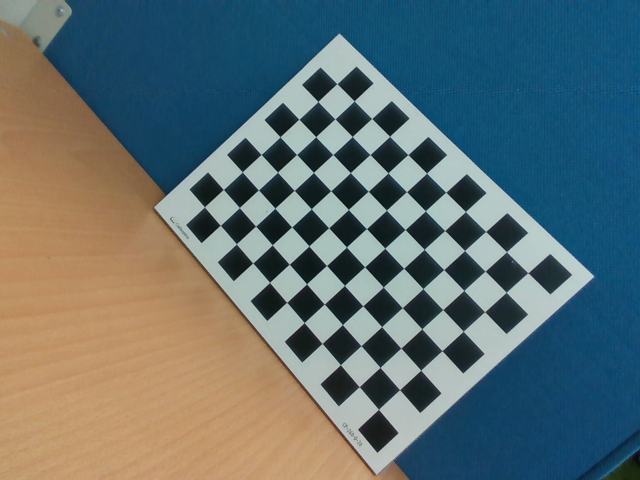
#> input picture CheckBoardImageCorrection/10_Color.png, 640 x 480 px; its folder holds only this picture in this run
$ python CameraCorrection.py
#> lines starting #> are read from the running program, lines starting #| are printed output that depends on the picture; after the words box and inside, x2 and y2 are one past the last pixel; in counts of white or black regions, pixels touching at a corner belong together
import numpy as np
import time
import cv2
import cv2.aruco as aruco
import matplotlib.pyplot as plt
from mpl_toolkits.mplot3d import Axes3D
import yaml
import warnings
import pyrealsense2 as rs
import glob
import matplotlib.pyplot as plt
import matplotlib.animation as animation
from matplotlib.widgets import Button
import os
from itertools import combinations, product

# 準備標定板
rows, cols = 8, 11
objp = np.zeros((rows * cols, 3), np.float32)
objp[:, :2] = np.mgrid[0:rows, 0:cols].T.reshape(-1, 2)

# 儲存標定板的三維點和二維點
objpoints = []  # 三維點
imgpoints = []  # 二維點
image_list = []  # list of all images

# 擷取多張影像
images = glob.glob('.\\CheckBoardImageCorrection\\*')  # 放入你的影像路徑列表

for fname in images:
    img = cv2.imread(fname)
#> img is the input picture: shape (480, 640, 3); mean B, G, R 112.1, 111.1, 96.4
    gray = cv2.cvtColor(img, cv2.COLOR_BGR2GRAY)
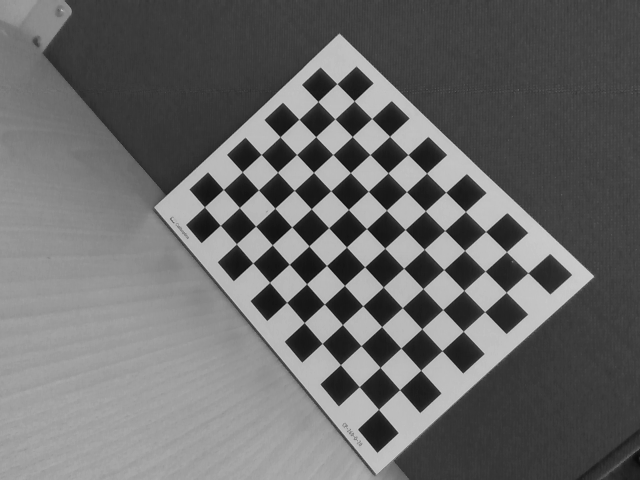
#> gray: shape (480, 640); min 10, max 208, mean 106.8

    # Find chessboard corners
    ret, corners = cv2.findChessboardCorners(gray, (8,11), None)
#> ret = True; corners = 88 rows, first 8: [527.9, 272.7], [506.3, 292.3], [484.6, 311.7], [463.3, 331.2], [442.1, 350.6], [420.7, 370.3], [399.6, 389.7], [378.5, 409.4]

    if ret:
        image_list.append(img)
        objpoints.append(np.zeros((np.prod((8,11)), 3), dtype=np.float32))
        objpoints[-1][:, :2] = np.mgrid[0:(8,11)[0], 0:(8,11)[1]].T.reshape(-1, 2)*20

        criteria = (cv2.TERM_CRITERIA_EPS + cv2.TERM_CRITERIA_MAX_ITER, 30, 0.001)
        corners2 = cv2.cornerSubPix(gray, corners, (11, 11), (-1, -1), criteria)
#> corners2 = 88 rows, first 8: [527.9, 272.7], [506.2, 292.3], [484.6, 311.7], [463.3, 331.2], [442, 350.6], [420.7, 370.2], [399.6, 389.7], [378.5, 409.3]
        cv2.drawChessboardCorners(img, (8,11), corners2, ret)
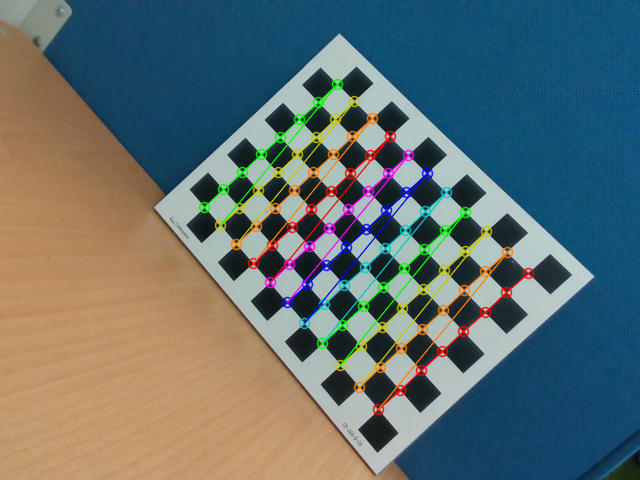
#> img: shape (480, 640, 3); 5.25% of pixels changed, all inside (x1, y1, x2, y2) = (198, 78, 535, 416)
        cv2.imshow('iomg', img)
        filename_without_extension = os.path.splitext(fname)[0]
        full_path = os.path.normpath(os.path.join(os.getcwd(), filename_without_extension))
        now = os.getcwd()
        print(full_path+'_chessboard.png')
        cv2.imwrite(full_path+'_chessboard.png', img)
        cv2.waitKey(500)
        imgpoints.append(corners2)
    else:
        print(f"Chessboard corners not found in {fname}. Skipping this image.")
        imgpoints.append(None)

# Assuming you have object_points and image_points ready
# Perform camera calibration

ret, camera_matrix, dist_coeffs, rvecs, tvecs = cv2.calibrateCamera(objectPoints=objpoints,
                                                                    imagePoints=imgpoints,
                                                                    imageSize=(img.shape[1], img.shape[0]),
                                                                    cameraMatrix=None,
                                                                    distCoeffs=None)
#> ret = 0.0414; camera_matrix = [[606.5, 0, 330.7], [0, 607.7, 242.3], [0, 0, 1]]; dist_coeffs = [[-0.0651, 2.28, 0.00161, 0.00219, -10.53]]; rvecs = ([0.126, 0.28, 2.38],); tvecs = ([136, 20.92, 422.1],)
transformation_matrices = []
common_transformation_matrix = np.eye(4)
for rvec, tvec in zip(rvecs, tvecs):
    # Compute the rotation matrix R and translation vector t from extrinsic parameters
    R, _ = cv2.Rodrigues(rvec)

    # Construct the transformation matrix T (4x4 homogeneous transformation matrix)
    T = np.eye(4)
    T[:3, :3] = R
    T[:3, 3] = tvec.T

    # Append the transformation matrix to the list
    transformation_matrices.append(T)

    # Compute the combined transformation matrix
    for T in transformation_matrices:
        common_transformation_matrix = np.dot(common_transformation_matrix, T)
#> this loop made 1 pass
#> (rvec, tvec) on pass 1: ([0.126, 0.28, 2.38], [136, 20.92, 422.1])
#> after the loop, transformation_matrices = [[[-0.735, -0.657, 0.169, 136], [0.678, -0.716, 0.166, 20.92], [0.0123, 0.236, 0.972, 422.1], [0, 0, 0, 1]]]

        # output would be a transformation matrix to common world coordinate system
    # output would be a transformation matrix to common world coordinate system
# 儲存校正參數到 YAML 文件
calibration_data = {
    'camera_matrix': camera_matrix.tolist(),
    'dist_coeff': dist_coeffs.tolist(),
}
#> calibration_data = {'camera_matrix': [[606.5, 0, 330.7], [0, 607.7, 242.3], [0, 0, 1]], 'dist_coeff': [[-0.0651, 2.28, 0.00161, 0.00219, -10.53]]}

with open('calibration.yaml', 'w') as file:
    yaml.dump(calibration_data, file)

$ run again, on CheckBoardImageCorrection/3_Color.png
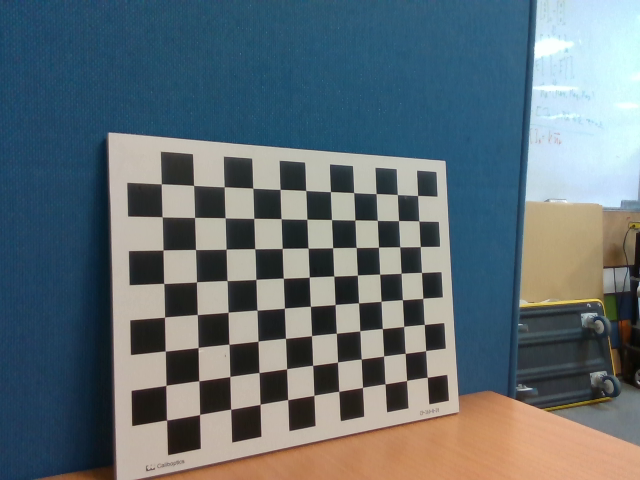
#> input picture CheckBoardImageCorrection/3_Color.png, 640 x 480 px
#> img is the input picture: shape (480, 640, 3); mean B, G, R 116.3, 110.5, 97.6
#> `gray = cv2.cvtColor(img, cv2.COLOR_BGR2GRAY)`:
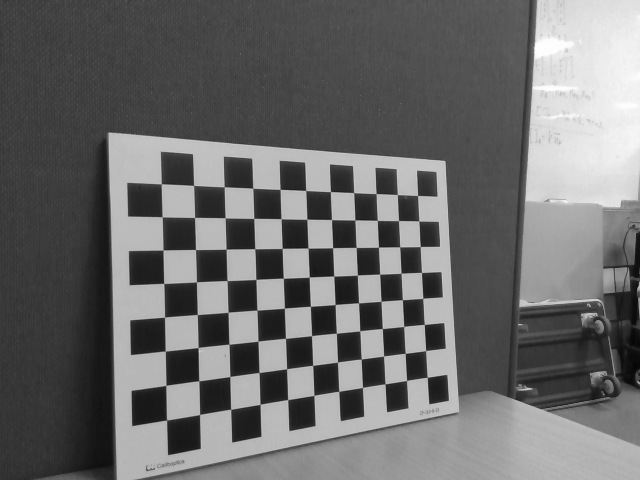
#> gray: shape (480, 640); min 5, max 253, mean 107.2
#> `ret, corners = cv2.findChessboardCorners(gray, (8,11), None)`: ret = True; corners = 88 rows, first 8: [417.8, 195.3], [419, 221], [420.3, 246.6], [421.6, 272.4], [423.3, 297.8], [424.2, 324.4], [425.9, 350.5], [427.1, 377.1]
#> corners2 = 88 rows, first 8: [417.6, 195.5], [418.8, 220.9], [420.3, 246.6], [421.5, 272.4], [422.7, 298.3], [424.3, 324.4], [425.6, 350.6], [427.2, 377.3]
#> `cv2.drawChessboardCorners(img, (8,11), corners2, ret)`:
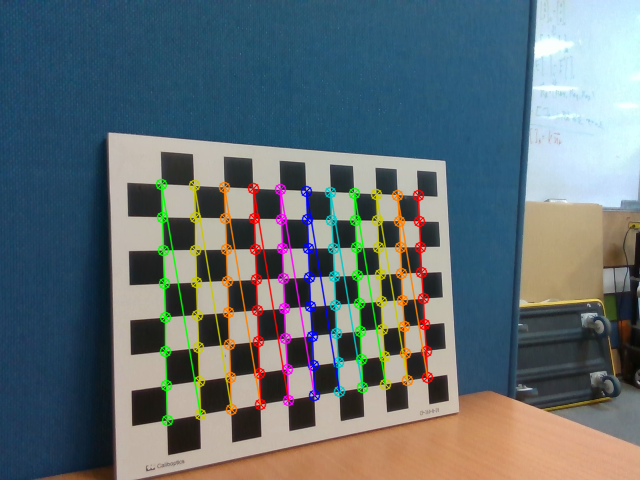
#> img: shape (480, 640, 3); 6.27% of pixels changed, all inside (x1, y1, x2, y2) = (155, 178, 434, 427)
#> `ret, camera_matrix, dist_coeffs, rvecs, tvecs = cv2.calibrateCamera(ob..`: ret = 0.0696; camera_matrix = [[559.5, 0, 329.7], [0, 568.7, 244.8], [0, 0, 1]]; dist_coeffs = [[-0.0134, 0.924, 4.51e-05, 0.00308, -3.17]]; rvecs = ([-0.46, -0.358, 1.5],); tvecs = ([69.72, -38.48, 444.2],)
#> the loop `for rvec, tvec in zip(rvecs, tvecs):` made 1 pass
#> (rvec, tvec) on pass 1: ([-0.46, -0.358, 1.5], [69.72, -38.48, 444.2])
#> after the loop `for rvec, tvec in zip(rvecs, tvecs):`: transformation_matrices = [[[0.0421, -0.865, -0.499, 69.72], [0.998, 0.0085, 0.0693, -38.48], [-0.0558, -0.501, 0.864, 444.2], [0, 0, 0, 1]]]
#> calibration_data = {'camera_matrix': [[559.5, 0, 329.7], [0, 568.7, 244.8], [0, 0, 1]], 'dist_coeff': [[-0.0134, 0.924, 4.51e-05, 0.00308, -3.17]]}

$ run again, on CheckBoardImageCorrection/4_Color.png
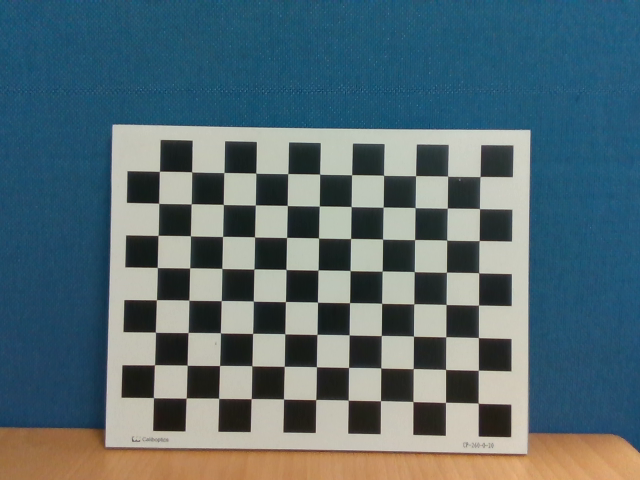
#> input picture CheckBoardImageCorrection/4_Color.png, 640 x 480 px
#> img is the input picture: shape (480, 640, 3); mean B, G, R 114.3, 107.4, 86.3
#> `gray = cv2.cvtColor(img, cv2.COLOR_BGR2GRAY)`:
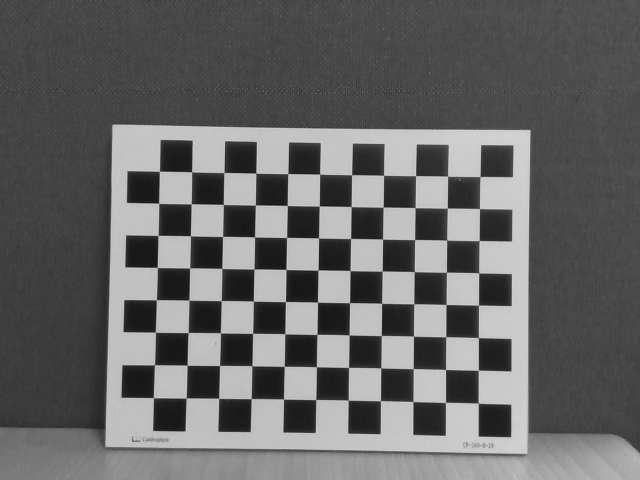
#> gray: shape (480, 640); min 20, max 213, mean 101.8
#> `ret, corners = cv2.findChessboardCorners(gray, (8,11), None)`: ret = True; corners = 88 rows, first 8: [480.1, 176.5], [479.5, 208.6], [479.3, 240.4], [478.7, 272.8], [478.6, 305.1], [478.4, 337.6], [478.4, 370.2], [478.3, 403.2]
#> corners2 = 88 rows, first 8: [480, 176.5], [479.5, 208.6], [479.1, 240.6], [478.7, 272.8], [478.5, 305.1], [478.4, 337.6], [478.3, 370.3], [478.2, 403.2]
#> `cv2.drawChessboardCorners(img, (8,11), corners2, ret)`:
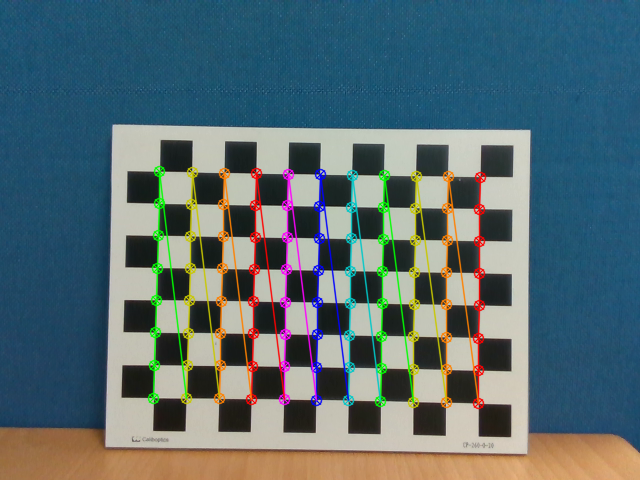
#> img: shape (480, 640, 3); 6.76% of pixels changed, all inside (x1, y1, x2, y2) = (147, 165, 487, 410)
#> `ret, camera_matrix, dist_coeffs, rvecs, tvecs = cv2.calibrateCamera(ob..`: ret = 0.0837; camera_matrix = [[3503.5, 0, 303.3], [0, 3527.7, 177], [0, 0, 1]]; dist_coeffs = [[1.96, 66.49, -0.0367, -0.0128, 0.899]]; rvecs = ([-0.0966, 0.103, 1.59],); tvecs = ([110.3, -0.0495, 2194.5],)
#> the loop `for rvec, tvec in zip(rvecs, tvecs):` made 1 pass
#> (rvec, tvec) on pass 1: ([-0.0966, 0.103, 1.59], [110.3, -0.0495, 2194.5])
#> after the loop `for rvec, tvec in zip(rvecs, tvecs):`: transformation_matrices = [[[-0.0173, -1, 0.00309, 110.3], [0.992, -0.0168, 0.127, -0.0495], [-0.127, 0.00526, 0.992, 2194.5], [0, 0, 0, 1]]]
#> calibration_data = {'camera_matrix': [[3503.5, 0, 303.3], [0, 3527.7, 177], [0, 0, 1]], 'dist_coeff': [[1.96, 66.49, -0.0367, -0.0128, 0.899]]}

$ run again, on CheckBoardImageCorrection/5_Color.png
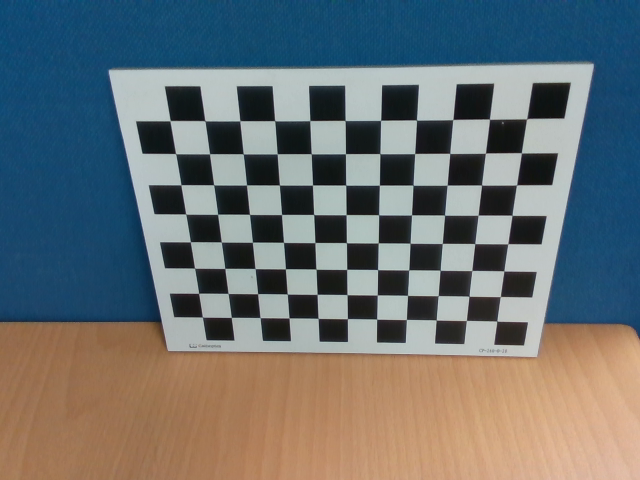
#> input picture CheckBoardImageCorrection/5_Color.png, 640 x 480 px
#> img is the input picture: shape (480, 640, 3); mean B, G, R 113.6, 112.2, 105.8
#> `gray = cv2.cvtColor(img, cv2.COLOR_BGR2GRAY)`:
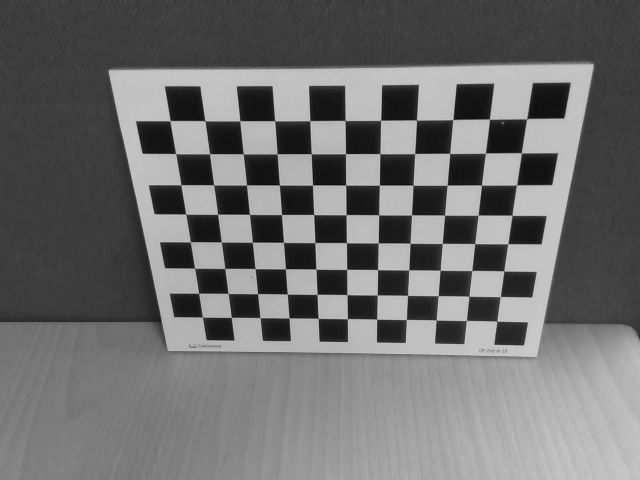
#> gray: shape (480, 640); min 12, max 206, mean 110.4
#> `ret, corners = cv2.findChessboardCorners(gray, (8,11), None)`: ret = True; corners = 88 rows, first 8: [526.6, 118.8], [521.4, 152.8], [516.6, 184.9], [512, 215.4], [507.9, 243.6], [503.8, 270.9], [500.5, 296.5], [496.8, 321]
#> corners2 = 88 rows, first 8: [526.7, 118.7], [521.4, 152.8], [516.6, 184.9], [512, 215.3], [507.8, 243.7], [503.8, 270.9], [500.3, 296.6], [496.8, 321.1]
#> `cv2.drawChessboardCorners(img, (8,11), corners2, ret)`:
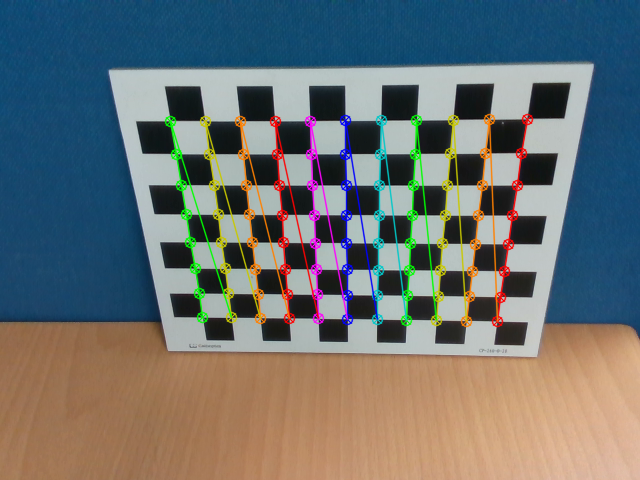
#> img: shape (480, 640, 3); 6.26% of pixels changed, all inside (x1, y1, x2, y2) = (164, 113, 534, 328)
#> `ret, camera_matrix, dist_coeffs, rvecs, tvecs = cv2.calibrateCamera(ob..`: ret = 0.0627; camera_matrix = [[645.9, 0, 332.6], [0, 663.2, 244], [0, 0, 1]]; dist_coeffs = [[-0.0205, 1.67, 0.00166, 0.0041, -7.4]]; rvecs = ([0.487, -0.41, 1.52],); tvecs = ([106.9, -67.37, 360.1],)
#> the loop `for rvec, tvec in zip(rvecs, tvecs):` made 1 pass
#> (rvec, tvec) on pass 1: ([0.487, -0.41, 1.52], [106.9, -67.37, 360.1])
#> after the loop `for rvec, tvec in zip(rvecs, tvecs):`: transformation_matrices = [[[0.0216, -0.999, 0.0446, 106.9], [0.84, -0.00607, -0.542, -67.37], [0.542, 0.0492, 0.839, 360.1], [0, 0, 0, 1]]]
#> calibration_data = {'camera_matrix': [[645.9, 0, 332.6], [0, 663.2, 244], [0, 0, 1]], 'dist_coeff': [[-0.0205, 1.67, 0.00166, 0.0041, -7.4]]}

$ run again, on CheckBoardImageCorrection/11_Color.png
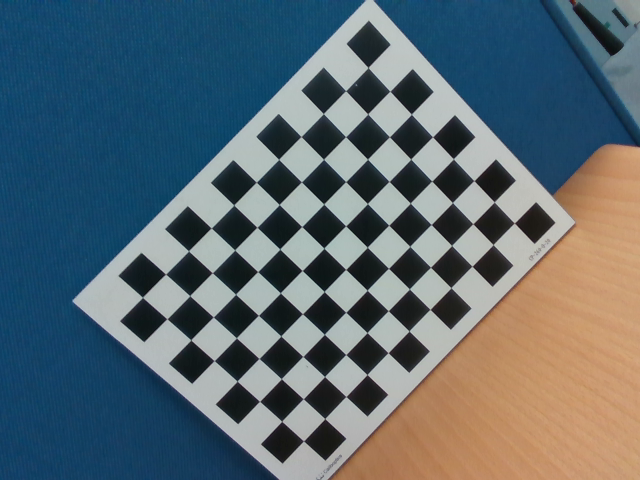
#> input picture CheckBoardImageCorrection/11_Color.png, 640 x 480 px
#> img is the input picture: shape (480, 640, 3); mean B, G, R 111.7, 104.6, 90.2
#> `gray = cv2.cvtColor(img, cv2.COLOR_BGR2GRAY)`:
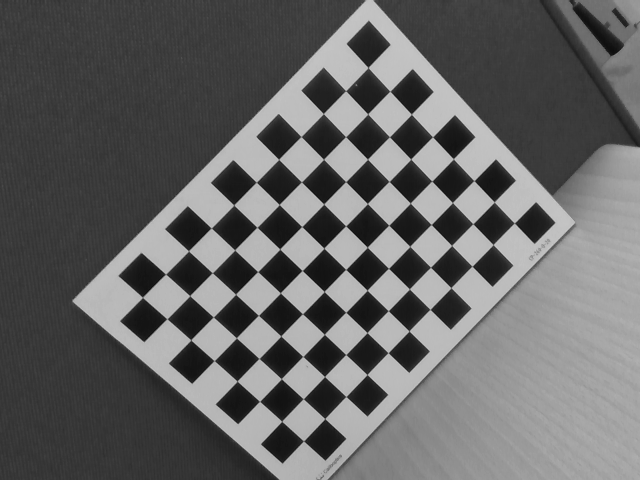
#> gray: shape (480, 640); min 13, max 203, mean 101.1
#> `ret, corners = cv2.findChessboardCorners(gray, (8,11), None)`: ret = True; corners = 88 rows, first 8: [368.1, 67.47], [389.9, 91.24], [411.4, 114.1], [432.6, 136.8], [453.4, 158.6], [474.1, 180.6], [494.3, 201.9], [514.4, 222.9]
#> corners2 = 88 rows, first 8: [368.1, 67.52], [389.9, 91.18], [411.4, 114.2], [432.5, 136.8], [453.4, 158.8], [473.9, 180.6], [494.3, 201.9], [514.4, 223]
#> `cv2.drawChessboardCorners(img, (8,11), corners2, ret)`:
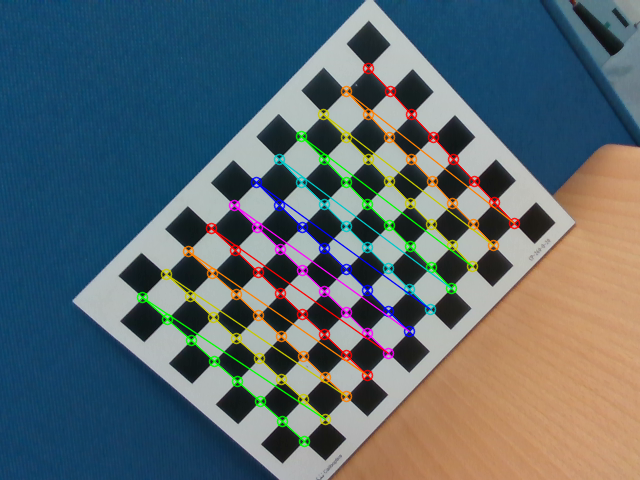
#> img: shape (480, 640, 3); 5.68% of pixels changed, all inside (x1, y1, x2, y2) = (136, 62, 521, 448)
#> `ret, camera_matrix, dist_coeffs, rvecs, tvecs = cv2.calibrateCamera(ob..`: ret = 0.0399; camera_matrix = [[649.6, 0, 328.7], [0, 647.3, 244.3], [0, 0, 1]]; dist_coeffs = [[-0.0421, 2.17, -0.00169, 0.00128, -10.55]]; rvecs = ([0.0459, -0.181, 0.771],); tvecs = ([24.51, -110.5, 407.4],)
#> the loop `for rvec, tvec in zip(rvecs, tvecs):` made 1 pass
#> (rvec, tvec) on pass 1: ([0.0459, -0.181, 0.771], [24.51, -110.5, 407.4])
#> after the loop `for rvec, tvec in zip(rvecs, tvecs):`: transformation_matrices = [[[0.702, -0.697, -0.146, 24.51], [0.689, 0.717, -0.107, -110.5], [0.179, -0.025, 0.983, 407.4], [0, 0, 0, 1]]]
#> calibration_data = {'camera_matrix': [[649.6, 0, 328.7], [0, 647.3, 244.3], [0, 0, 1]], 'dist_coeff': [[-0.0421, 2.17, -0.00169, 0.00128, -10.55]]}
